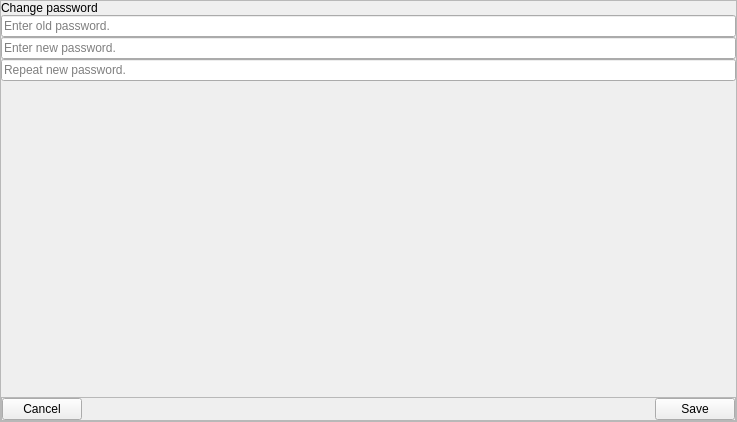
<?xml version="1.0" encoding="UTF-8"?>
<ui version="4.0">
 <class>PasswordModifyDialog</class>
 <widget class="QFrame" name="PasswordModifyDialog">
  <property name="geometry">
   <rect>
    <x>0</x>
    <y>0</y>
    <width>737</width>
    <height>422</height>
   </rect>
  </property>
  <property name="sizePolicy">
   <sizepolicy hsizetype="Expanding" vsizetype="Expanding">
    <horstretch>0</horstretch>
    <verstretch>0</verstretch>
   </sizepolicy>
  </property>
  <property name="toolTip">
   <string notr="true"/>
  </property>
  <layout class="QVBoxLayout" name="verticalLayout_2">
   <property name="spacing">
    <number>0</number>
   </property>
   <property name="margin">
    <number>0</number>
   </property>
   <item>
    <layout class="QHBoxLayout" name="horizontalLayout">
     <property name="spacing">
      <number>0</number>
     </property>
     <item>
      <widget class="QFrame" name="frameAccountSettings">
       <property name="minimumSize">
        <size>
         <width>50</width>
         <height>0</height>
        </size>
       </property>
       <property name="frameShape">
        <enum>QFrame::StyledPanel</enum>
       </property>
       <property name="frameShadow">
        <enum>QFrame::Raised</enum>
       </property>
       <layout class="QVBoxLayout" name="verticalLayout">
        <property name="spacing">
         <number>0</number>
        </property>
        <property name="margin">
         <number>0</number>
        </property>
        <item>
         <widget class="QLabel" name="labelChangePassword">
          <property name="text">
           <string>Change password</string>
          </property>
          <property name="indent">
           <number>0</number>
          </property>
         </widget>
        </item>
        <item>
         <widget class="QLineEdit" name="lineEditOldPassword">
          <property name="toolTip">
           <string>Enter old password.</string>
          </property>
          <property name="statusTip">
           <string/>
          </property>
          <property name="inputMethodHints">
           <set>Qt::ImhHiddenText|Qt::ImhNoAutoUppercase|Qt::ImhNoPredictiveText</set>
          </property>
          <property name="text">
           <string/>
          </property>
          <property name="echoMode">
           <enum>QLineEdit::Password</enum>
          </property>
          <property name="placeholderText">
           <string>Enter old password.</string>
          </property>
         </widget>
        </item>
        <item>
         <widget class="QLineEdit" name="lineEditNewPassword">
          <property name="toolTip">
           <string>Enter new password.</string>
          </property>
          <property name="statusTip">
           <string/>
          </property>
          <property name="inputMethodHints">
           <set>Qt::ImhHiddenText|Qt::ImhNoAutoUppercase|Qt::ImhNoPredictiveText</set>
          </property>
          <property name="text">
           <string/>
          </property>
          <property name="echoMode">
           <enum>QLineEdit::Password</enum>
          </property>
          <property name="placeholderText">
           <string>Enter new password.</string>
          </property>
         </widget>
        </item>
        <item>
         <widget class="QLineEdit" name="lineEditNewPasswordRepeat">
          <property name="toolTip">
           <string>Repeat new password.</string>
          </property>
          <property name="inputMethodHints">
           <set>Qt::ImhHiddenText|Qt::ImhNoAutoUppercase|Qt::ImhNoPredictiveText</set>
          </property>
          <property name="text">
           <string/>
          </property>
          <property name="echoMode">
           <enum>QLineEdit::Password</enum>
          </property>
          <property name="placeholderText">
           <string>Repeat new password.</string>
          </property>
         </widget>
        </item>
        <item>
         <spacer name="verticalSpacer">
          <property name="orientation">
           <enum>Qt::Vertical</enum>
          </property>
          <property name="sizeHint" stdset="0">
           <size>
            <width>20</width>
            <height>25</height>
           </size>
          </property>
         </spacer>
        </item>
        <item>
         <widget class="QFrame" name="frameAccountSettingsButtons">
          <property name="frameShape">
           <enum>QFrame::StyledPanel</enum>
          </property>
          <property name="frameShadow">
           <enum>QFrame::Raised</enum>
          </property>
          <layout class="QHBoxLayout" name="horizontalLayout_2">
           <property name="spacing">
            <number>0</number>
           </property>
           <property name="margin">
            <number>0</number>
           </property>
           <item>
            <widget class="QPushButton" name="buttonCancel">
             <property name="text">
              <string>Cancel</string>
             </property>
            </widget>
           </item>
           <item>
            <spacer name="spacerAccountSettingsButtons">
             <property name="orientation">
              <enum>Qt::Horizontal</enum>
             </property>
             <property name="sizeHint" stdset="0">
              <size>
               <width>72</width>
               <height>20</height>
              </size>
             </property>
            </spacer>
           </item>
           <item>
            <widget class="QPushButton" name="buttonSave">
             <property name="text">
              <string>Save</string>
             </property>
            </widget>
           </item>
          </layout>
         </widget>
        </item>
       </layout>
      </widget>
     </item>
    </layout>
   </item>
  </layout>
 </widget>
 <resources>
  <include location="../../gulden.qrc"/>
 </resources>
 <connections/>
</ui>
